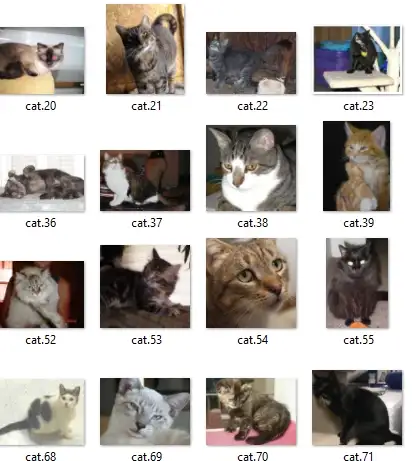
#> input picture hfst_5 AI/objectdetectie/YOLOdataset/flip_flip_test_afb1.png, 416 x 461 px; its folder holds only this picture in this run
$ jupyter execute --allow-errors 4_YOLOuitbreiden.ipynb   (shell and % lines are left out)
#> lines starting #> are read from the running program, lines starting #| are printed output that depends on the picture
<div style="margin-bottom:-35px;">
    <font color=#FFFFFF markdown="1">
        <h1> <center> Gebaseerd op een cursus van:</center> </h1>
    </font>
    <a href="https://www.aiopschool.be/chatbot/">

    </a>
</div>

<div style="background-color:#8B0000"> Activeer rechtsboven de venv 'venv_AI' als kernel van deze Notebook! </div>

<br>


# Toepassing: YOLO-model uitbreiden

## 1. Algemene info

### 1.1 Modules installeren

Voer onderstaande code-cel uit. Deze bevat de modules noodzakelijk voor deze notebook. Dit is een eenmalige actie. Lees verder terwijl de modules installeren.

<div style="background-color:#8B0000">
Controleert eerst rechtsboven dat deze notebook gebruik maakt van de venv 'venv_AI'. Vraag indien nodig aan de leerkracht om dit te controleren. Na het starten van de code-cel kan je gewoon verder lezen. Dan installeren de modules op de achtergrond.</div>

[cell 1]
# installeren van module opencv
# installeren van module matplotlib

<div style="background-color:#000065">
Tijdens deze Notebook zal je gebruik maken van twee modules. OpenCV-Python maakt het mogelijk om afbeelding/video te laden & verwerken. Via matplotlib tonen we afbeeldingen in de notebook.
</div>

### 1.2 Waarom YOLO-model uitbreiden?

<div style="background-color:#8B8000">
Er zijn twee redenen om het YOLO-model uit te breiden...
  <ul>
    <li>Een nieuw object toevoegen om te detecteren.</li>
    <li>De detectie-accuraatheid van een bestaand object verhogen voor jouw situatie.</li>
  </ul>
</div>

Een eigen dataset opstellen kan door zelf veel verschillende foto's te nemen... Maar honderden (laat staan duizenden) foto's zelf maken is veel werk. Je kan ook een kleiner aantal foto's maken en deze manipuleren.  Door de afbeelding te transformeren, bijvoorbeeld door uitrekking, bijsnijden of het gebruik van een filter, ontstaan er heel wat nieuwe inputafbeeldingen. Onderzoek heeft aangetoond dat deze vervormde afbeeldingen net zo nuttig zijn voor het trainen als echte afbeeldingen. Onderstaand diagram toont dit proces. In deze notebook verdiep je je in deze materie. <br><br>
<figure>

    <br>
</figure>

## 2. Afbeeldingen manipuleren

### 2.1 Modules importeren & functies/variabelen klaarzetten

Importeer de modules `cv2`, `os` & `matplotlib`.

[cell 2]
import cv2
import os
from matplotlib import pyplot as plt

Tenslotte Voer je onderstaande cel uit om de functie `plt_imshow` aan te maken. Deze functie toont de (verwerkte) afbeelding met `matplotlib`.
<div style="background-color:#8B8000">
Merk op dat deze functie reeds gebruikt is in notebook <b>1_vormdetectie.ipynb</b>.
</div>

[cell 3]
# Functie om afbeelding weer te geven.
def plt_imshow(titel, afbeelding):
    plt.imshow(afbeelding, cmap='Greys_r')
    plt.title(titel)
    plt.grid(False)
    plt.show()

We zullen tijdens deze notebook de afbeelding van een tomaat manipuleren. Voer onderstaande code-cel uit om de originele afbeelding in te laden.
<div style="background-color:#8B0000">
Links van de code-cel staan drie puntjes. Selecteer hier de optie <b>'clear cell outputs'</b> om de afbeelding te verwijderen. Probeer dit eens! Je gebruikt deze optie best doorheen de Notebook om hem overzichtelijk te houden.
</div>

[cell 4]
# Let op het pad!
tomaat = cv2.imread(r"../_afbeeldingen/tomaat.jpg")
#> (the rest of this cell did not finish here and is left out)

### 2.2 Afbeelding roteren

Je zou misschien verwachten dat `machine learning` (en dus ook `deep learning` ) gemakkelijk twee identieke afbeeldingen kan onderscheiden. Ook al zijn ze gedraaid ten opzichte van elkaar. Dit is echter niet zo! Herinner je dat een computer een afbeelding ziet als een hoop pixels. Door een foto te roteren, verandert de volgorde van de pixels. De computer ziet dus als het ware een compleet nieuwe afbeelding.

Het model moet tomaten herkennen die in alle hoeken geroteerd zijn. Dit aangezien op een transportband de tomaten in alle richtingen kunnen liggen. Het is mogelijk om een hoop foto's te nemen van een tomaat onder verschillende hoeken. Via cv2 is dit echter heel wat makkelijker.

[cell 5]
tomaat_rot = cv2.rotate(tomaat, cv2.ROTATE_90_CLOCKWISE)
#> (the rest of this cell did not finish here and is left out)

#### Oefen mee 2.1

Roteer de afbeelding op de volgende manieren (en toon deze afbeelding):
- 180 graden.
- 90 graden (tegen de klok in).

<div style="background-color:#8B0000">
Overschrijf de variabele <b>tomaat</b> NIET. Je hebt deze nog nodig voor volgende oefen mee. Maak bijvoorbeeld een variabele <b>tomaat_rot180</b> aan.
</div>

[cell 6]
# TODO: Roteer tomaat 180° & tegen de klok in 90°.

### 2.3 Afbeelding spiegelen

Net zoals geroteerde foto's door `deep learning` niet herkend worden. Zal het spiegelen van foto's ook een **"compleet nieuw"** beeld geven voor het algoritme.

[cell 7]
# 1 = horizontaal spiegelen
tomaat_flipped_hor = cv2.flip(tomaat, 1)
#> (the rest of this cell did not finish here and is left out)


[cell 8]
# 0 = verticaal spiegelen
tomaat_flip_ver = cv2.flip(tomaat, 0)
#> (the rest of this cell did not finish here and is left out)


#### Oefen mee 2.2

spiegel de foto zowel horizontaal als verticaal (en toon deze afbeelding).
<div style="background-color:#8B0000">
Overschrijf de variabele <b>tomaat</b> NIET. Je hebt deze nog nodig voor volgende oefen mee. Maak bijvoorbeeld een variabele <b>tomaat_flipped_diag</b> aan.
</div>

[cell 9]
# TODO: Spiegel verticaal en horizontaal (zoek zelf op hoe OF denk logisch na).

### 2.4 Afbeelding bijsnijden

Ook het bijsnijden van de afbeelding heeft een effect. Zo leert het model dat de afbeelding niet altijd mooi in het midden ligt of volledig zichtbaar moet zijn. Bijvoorbeeld wanneer de tomaten nog maar net op de transportband liggen.

[cell 10]
# Bijsnijden van afbeelding
# neemt foto van y tot y+h en x tot x+w
y = 0
x = 0
h = 3000
w = 2000
#> (the rest of this cell did not finish here and is left out)

#### Oefen mee 2.3
- Bijsnijden kan ook negatieve gevolgen hebben voor de training van het model.  <div style="background-color:#008000">
    - Hoe komt dit?
</div>

- Schrijf een stukje code dat dit probleem uitlegt met behulp van de foto *tomaat*:

<div style="background-color:#8B0000">
Overschrijf de variabele <b>tomaat</b> NIET. Je hebt deze nog nodig voor volgende oefen mee. Maak bijvoorbeeld een variabele <b>tomaat_crop</b> aan.
</div>

[cell 11]
# TODO: Mogelijk probleem met bijsnijden

### 2.5 Filters

Naast deze basis-aanpassingen kan je ook filters aanbrengen. Dit is net hetzelfde als bij Instagram: een foto kan er heel anders uitzien met een andere filter. Er zijn standaard filters beschikbaar in `cv2`. Maar je kan ook je eigen opstellen (zie **Filter 4**).

#> (a cell that did not finish here is left out)

#### Oefen mee 2.4

- Waarom zou het gebruik van filters interessant kunnen zijn bij de trainingsset van het algoritme? <div style="background-color:#008000">
    - Antwoord:
</div>

- Zorg ervoor dat de tomaat een blauwe filter krijgt (en toon deze afbeelding).

<div style="background-color:#8B0000">
Overschrijf de variabele <b>tomaat</b> NIET. Je hebt deze nog nodig voor volgende oefen mee. Maak bijvoorbeeld een variabele <b>tomaat_blue</b> aan.
</div>

[cell 13]
# TODO: Voeg een filter toe zodat de tomaat er blauw uitziet (in plaats van rood).

### 2.6 Afbeelding wazig maken (speciale filter)

Om ervoor te zorgen dat het algoritme ook in niet ideale omstandigheden werkt, kan je een filter toepassen die de afbeelding wazig maakt. Zo zorg je ervoor dat een object ook gedetecteerd wordt als het beeld niet optimaal is. Er zijn verschillende redenen waarom dit handig is.

 - De tomaten bewegen over de transportband. Deze beweging kan tot wazige beelden leiden.
 - Ook als de transportband in een andere ruimte wordt geplaatst waar de lichtinval een beetje anders is, moet het algoritme zijn werk kunnen doen.

`cv2` bezit een aantal manieren om afbeeldingen wazig te maken (dit zijn eigenlijk ook een soort filters). De meest eenvoudige is **blur**.

#> (a cell that did not finish here is left out)

#### Oefen mee 2.5

- Wijzig het tweede argument in bovenstaande code. Hoe verandert de filter bij... <div style="background-color:#008000">
    - (0,0):
    - (200,200):
    - (200,0):
    - (0,200):
</div>

## 3. Afbeeldingen overlopen

In dit deel bekijken we hoe automatisch alle afbeeldingen in een folder te overlopen & opslaan. Dit zodat we een script kunnen opstellen om de gemaakte 10 foto's eenvoudig te manipuleren.

### 3.1 Modules inladen

Importeer de modules `cv2` & `os`.

[cell 15]
import cv2
import os

### 3.2 Afbeelding opslaan

Na een afbeelding te manipuleren, willen we deze natuurlijk ook opslaan (hoe kunnen we anders het model ermee trainen). Dit kan via de `cv2` functie `imwrite`.

[cell 16]
# Inlezen afbeelding
tomaat = cv2.imread(r"../_afbeeldingen/tomaat.jpg")

# Roteren afbeelding
tomaat_rot = cv2.rotate(tomaat, cv2.ROTATE_180)

# Opslaan van geroteerde afbeelding in tomaat_rot180.jpg (Geef een unieke filename!)
cv2.imwrite(filename='tomaat_rot180.jpg', img=tomaat_rot)
#> Out = True

De foto **tomaat_rot180.jpg** is nu aangemaakt op de locatie van de Notebook. Je kan het pad (van de parameter **filename**) echter uitbreiden om deze op een andere locatie te zetten. Dit werkt hetzelfde als CSV- en JSON-bestanden.

#### Oefen mee 3.1

- Vul onderstaand code-blok aan. Sla en gemanipuleerde versie van `tomaat.jpg` op in de map `YOLOdataset`.

[cell 17]
# Inlezen afbeelding
tomaat = cv2.imread(r"../_afbeeldingen/tomaat.jpg")

# TODO: Sla een gemanipuleerde versie van tomaat.jpg op in submap YOLOdataset.
# Afbeelding roteren
tomaat_rot = cv2.rotate(tomaat, cv2.ROTATE_180)

# Opslaan in YOLOdataset map
cv2.imwrite("YOLOdataset/tomaat_rot.jpg", tomaat_rot)
#> Out = True

### 3.3 Alle afbeeldingen in een folder overlopen

We willen liefst alle bestanden in een keer manipuleren en opslaan. Alle afbeeldingen uit een folder halen kan als volgt.

[cell 18]
# Inladen alle bestanden in deze folder.
folder_pad    = r"YOLOdataset"
folder_inhoud = os.listdir(folder_pad)

# Overloop alle afbeeldingen in folder.
teller = 0
for index, bestand in enumerate(folder_inhoud):
    if (".png" in bestand) or (".jpg" in bestand): # We werken enkel met png- of jpg-bestanden.
        teller = teller + 1
        print(f"Bestand {teller}: {bestand}")

#### Oefen mee 3.2

- Overloop met bovenstaande cel alle afbeeldingen in de map `YOLOdataset`.

### 3.4 Alle afbeeldingen in een folder verwerken/opslaan

De volgende stap is natuurlijk om iedere afbeelding in de map te verwerken...

#### Oefen mee 3.3

Vertrek van onderstaande code.

- Overloop iedere afbeelding in `YOLOdataset` door gebruik te maken van <b>os.listdir</b>.
    1. Roteer iedere afbeelding 270° (90° tegen de klok in) en sla op als *naam_rot.extensie*.
    2. Spiegel iedere afbeelding verticaal en sla op als *naam_flip.extensie*.
    3. Filter iedere afbeelding met blur en sla op als *naam_blur.extensie*.

- Als voorbeeld voor test_afb_1.png. Na het uitvoeren van de code moeten volgende bestanden ook in `YOLOdataset` staan.
    - *test_afb1_rot.png*
    - *test_afb1_flip.png*
    - *test_afb1_blur.png*

<div style="background-color:#8B0000">
Best sla je deze verwerkte bestanden op in de submap <b>verwerkt</b> binnen <b>YOLOdataset</b>. Op die manier kan je makkelijk zaken verwijderen wanneer iets mislukt.
</div>

[cell 19]
import os
import cv2

# Inladen alle bestanden in deze folder.
folder_pad    = r"YOLOdataset"
folder_inhoud = os.listdir(folder_pad)

teller = 0

for index, bestand in enumerate(folder_inhoud):

    # Enkel afbeeldingen verwerken
    if bestand.endswith((".png", ".jpg")):

        # Volledig pad maken
        volledig_pad = os.path.join(folder_pad, bestand)

        # Inladen afbeelding
        afbeelding = cv2.imread(volledig_pad)
#> afbeelding is the input picture: shape (461, 416, 3); mean B, G, R 171, 175.7, 180.8

        # Roteer afbeelding + opslaan
        afbeelding_rot = cv2.rotate(afbeelding, cv2.ROTATE_180)
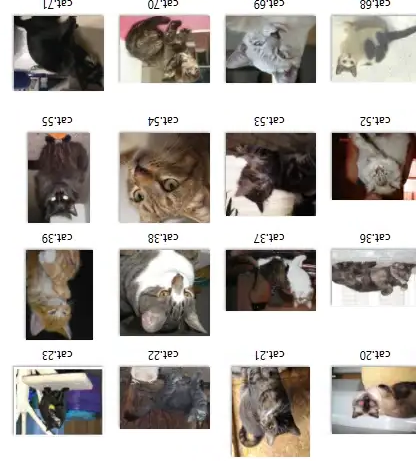
#> afbeelding_rot: shape (461, 416, 3); mean B, G, R 171, 175.7, 180.8
        cv2.imwrite(os.path.join(folder_pad, f"roteer_{bestand}"), afbeelding_rot)

        # Spiegel afbeelding + opslaan
        afbeelding_spiegel = cv2.flip(afbeelding, 1)  # 1 = horizontaal spiegelen
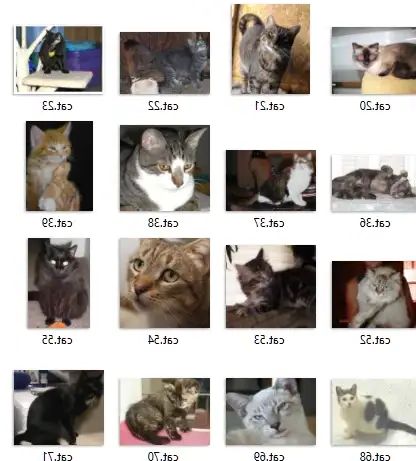
#> afbeelding_spiegel: shape (461, 416, 3); mean B, G, R 171, 175.7, 180.8
        cv2.imwrite(os.path.join(folder_pad, f"flip_{bestand}"), afbeelding_spiegel)

        # Filter afbeelding (wazig maken) + opslaan
        afbeelding_blur = cv2.GaussianBlur(afbeelding, (15, 15), 0)
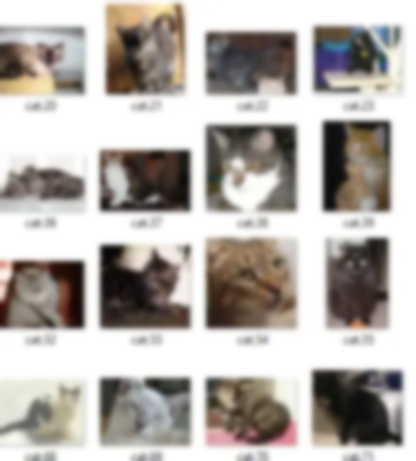
#> afbeelding_blur: shape (461, 416, 3); mean B, G, R 171, 175.7, 180.8
        cv2.imwrite(os.path.join(folder_pad, f"blur_{bestand}"), afbeelding_blur)

        teller = teller + 1
        print(f"Bestand {teller}: {bestand}")

print("gedaan")

$ run again, on hfst_5 AI/objectdetectie/YOLOdataset/flip_rot_test_afb1.png
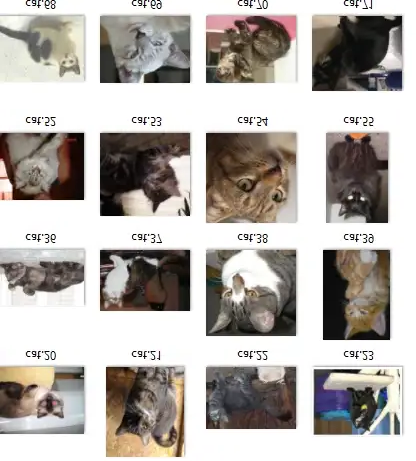
#> input picture hfst_5 AI/objectdetectie/YOLOdataset/flip_rot_test_afb1.png, 416 x 461 px
#> `cv2.imwrite(filename='tomaat_rot180.jpg', img=tomaat_rot)`: Out = True
#> afbeelding is the input picture: shape (461, 416, 3); mean B, G, R 171, 175.7, 180.8
#> `afbeelding_blur = cv2.GaussianBlur(afbeelding, (15, 15), 0)`:
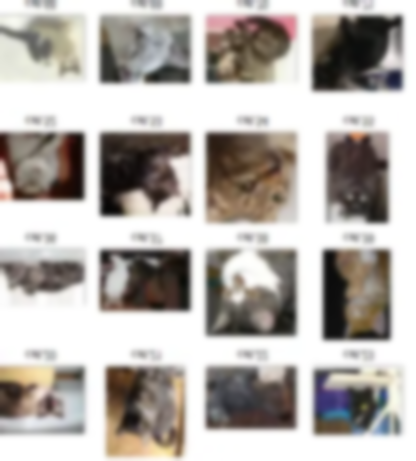
#> afbeelding_blur: shape (461, 416, 3); mean B, G, R 171, 175.7, 180.8

$ run again, on hfst_5 AI/objectdetectie/YOLOdataset/flip_rot_test_afb2.png
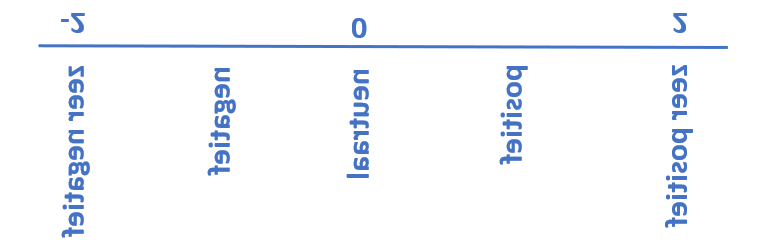
#> input picture hfst_5 AI/objectdetectie/YOLOdataset/flip_rot_test_afb2.png, 762 x 252 px
#> `cv2.imwrite(filename='tomaat_rot180.jpg', img=tomaat_rot)`: Out = True
#> afbeelding is the input picture: shape (252, 762, 3); mean B, G, R 252.4, 248.8, 246.8
#> `afbeelding_spiegel = cv2.flip(afbeelding, 1)`:
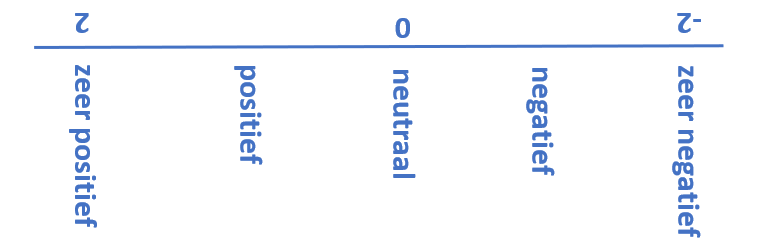
#> afbeelding_spiegel: shape (252, 762, 3); mean B, G, R 252.4, 248.8, 246.8
#> `afbeelding_blur = cv2.GaussianBlur(afbeelding, (15, 15), 0)`:
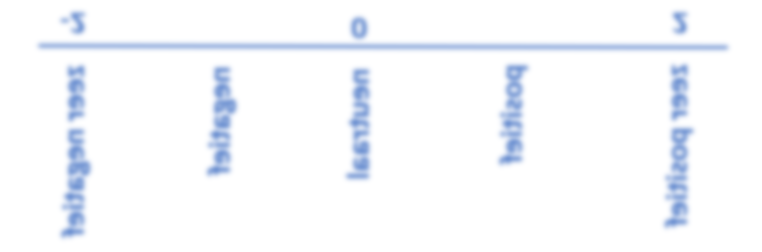
#> afbeelding_blur: shape (252, 762, 3); mean B, G, R 252.4, 248.8, 246.8

$ run again, on hfst_5 AI/objectdetectie/YOLOdataset/flip_rot_test_afb3.png
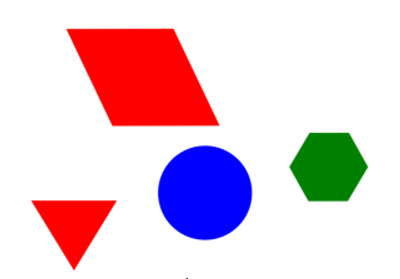
#> input picture hfst_5 AI/objectdetectie/YOLOdataset/flip_rot_test_afb3.png, 400 x 279 px
#> `cv2.imwrite(filename='tomaat_rot180.jpg', img=tomaat_rot)`: Out = True
#> afbeelding is the input picture: shape (279, 400, 3); mean B, G, R 215.1, 203.9, 229.9
#> `afbeelding_rot = cv2.rotate(afbeelding, cv2.ROTATE_180)`:
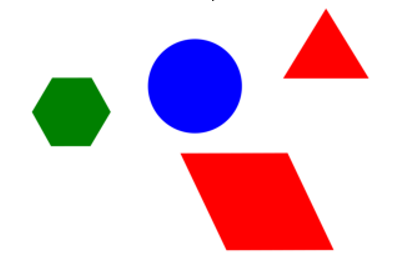
#> afbeelding_rot: shape (279, 400, 3); mean B, G, R 215.1, 203.9, 229.9
#> `afbeelding_blur = cv2.GaussianBlur(afbeelding, (15, 15), 0)`:
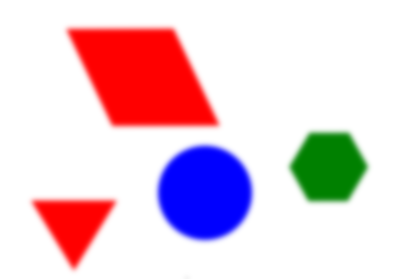
#> afbeelding_blur: shape (279, 400, 3); mean B, G, R 215.1, 203.9, 229.9

$ run again, on hfst_5 AI/objectdetectie/YOLOdataset/flip_flip_test_afb2.png
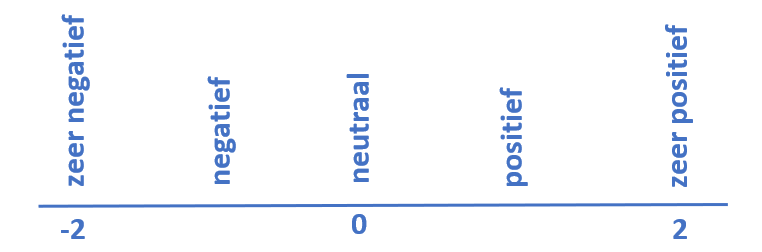
#> input picture hfst_5 AI/objectdetectie/YOLOdataset/flip_flip_test_afb2.png, 762 x 252 px
#> `cv2.imwrite(filename='tomaat_rot180.jpg', img=tomaat_rot)`: Out = True
#> afbeelding is the input picture: shape (252, 762, 3); mean B, G, R 252.4, 248.8, 246.8
#> `afbeelding_spiegel = cv2.flip(afbeelding, 1)`:
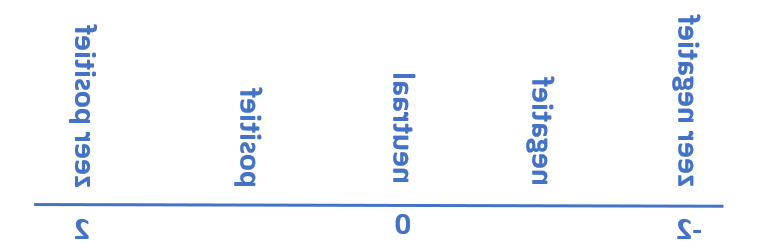
#> afbeelding_spiegel: shape (252, 762, 3); mean B, G, R 252.4, 248.8, 246.8
#> `afbeelding_blur = cv2.GaussianBlur(afbeelding, (15, 15), 0)`:
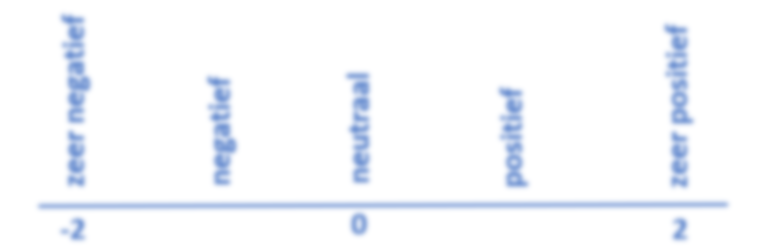
#> afbeelding_blur: shape (252, 762, 3); mean B, G, R 252.4, 248.8, 246.8
